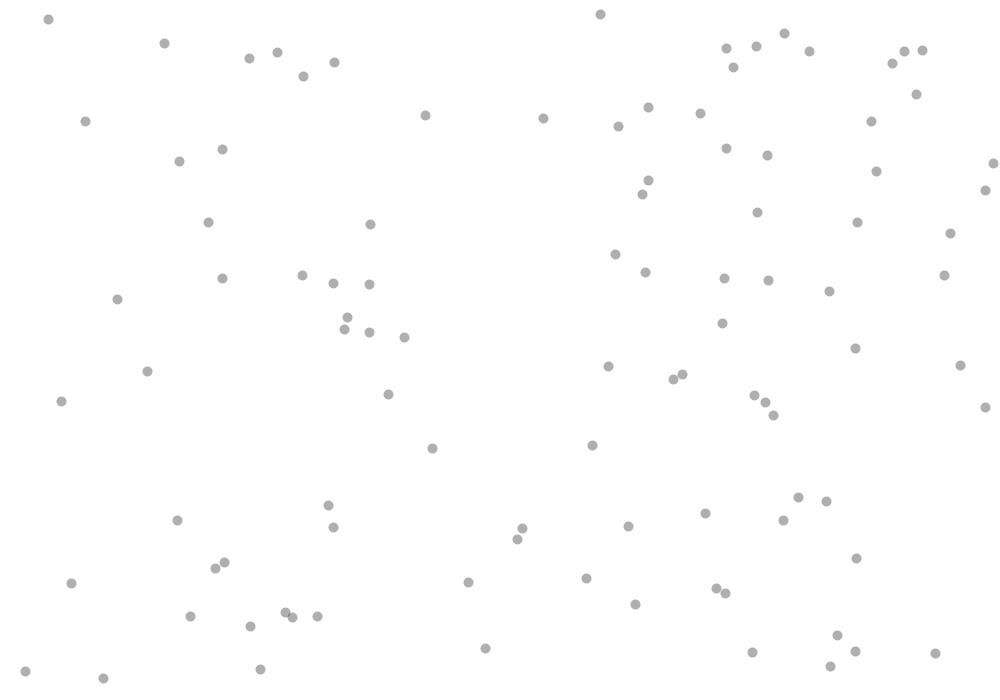
Frame 1 (no input)
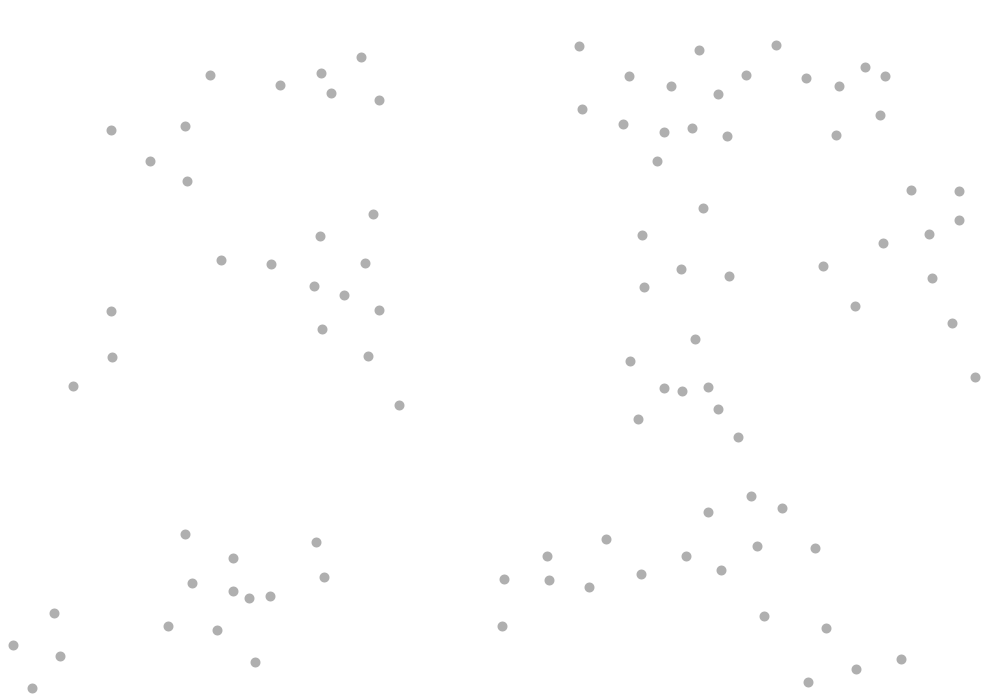
Frame 60 (the mouse pressed at the canvas centre just before this capture)
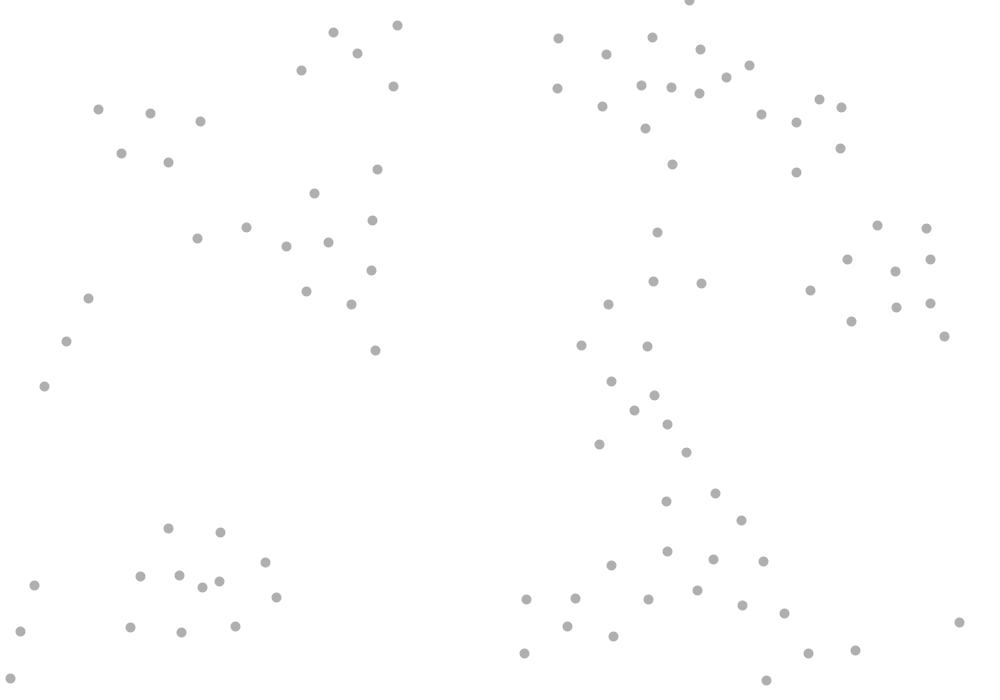
Frame 120 (the mouse held since frame 60 and released just before this capture)

The Processing sketch that drew these frames (run headless with seeded random() and noise(); from frame 60 on, the mouse is pressed at the canvas centre):

// Processing sketch: floking_behaviour_V1
// ── floking_behaviour_V1.pde
ArrayList <boid> flock = new ArrayList <boid> ();

void setup(){
    size(1000, 700);
    strokeWeight(10);
    for(int i = 0; i < 100; i++){
      flock.add(new boid());
    }
}


void draw(){
 background(255);
  //noLoop();
  for(boid m : flock){
  
    m.behave(flock);
    m.edge();
    m.move();
    m.create();
  
  }
}

// ── boid.pde
class boid {

  PVector loc;
  PVector vel;
  PVector acc;
  float sight;
  float maxvel;
  float maxfor;
  float coeffc;
  float coeffa;
  float coeffs;

  boid() {
    loc = new PVector (random(width), random(height));
    vel = new PVector (random(-2, 2), random(-2, 2));
    acc = new PVector (0, 0);
    sight = 100;
    maxvel = 1;
    maxfor = 0.1;
    coeffc = 1;
    coeffa = 1;
    coeffs = 1.5;
  }

  PVector cohese(ArrayList <boid> flock) {//regola: la direzione di ogni "boid" è la media della posizione dei compagni di stormo
    float csight = sight;
    int close = 0;
    PVector avloc = new PVector();

    for (boid c : flock) {

      if (this != c) {

        if (loc.dist(c.loc) < csight) {

          /* if (flock.size() <= 100) {
           stroke(0, 0, 255);
            strokeWeight(1);
           line(loc.x, loc.y, c.loc.x, c.loc.y);
           }*/

          avloc.add(c.loc);
          close++;
        }
      }
    }

    if (close > 0) {

      avloc.div(close); //media
      avloc.sub(loc);//direzione
      avloc.setMag(maxvel);//velocità di spostamento momentanea
      avloc.sub(vel);//velocità di spostamento finale    
      avloc.limit(maxfor);//forza di coesione limitata (altrimenti i "boids" si attaccano istantaneamente)
    }
    return avloc;
  }

  PVector allign(ArrayList <boid> flock) {//regola: la velocità di ogni "boid" è la velocità media dei compagni di stormo

    float asight = sight / 2;
    int close = 0;
    PVector avvel = new PVector();

    for (boid a : flock) {

      if (this != a) {

        if (loc.dist(a.loc) < asight) {
       /* if (flock.size() <= 100) {
           stroke(0, 255, 0);
            strokeWeight(1);
           line(loc.x, loc.y, a.loc.x, a.loc.y);
           }*/
          avvel.add(a.vel);
          close++;
        }
      }
    }

    if (close > 0) {

      avvel.div(close);
      avvel.setMag(maxvel);
      avvel.sub(vel);
      avvel.limit(maxfor);
    }
    return avvel;
  }

  PVector separate(ArrayList <boid> flock) {//regola: ogni "boid" si allontana dai compagni di stormo vicini. la forza di allonatnamento è porporzionale alla distanza dei "boid"

    float ssight = sight / 2;
    int close = 0;
    PVector closep = new PVector ();


    for (boid s : flock) {
      if (this != s) {
        float d = loc.dist(s.loc);
        if (d < ssight) {
       /* if (flock.size() <= 100) {
           stroke(255, 0, 0 1/d);
            strokeWeight(1);
           line(loc.x, loc.y, s.loc.x, s.loc.y);
           }*/
          PVector diff = PVector.sub(loc, s.loc);
          diff.div(d * d);
          closep.add(diff);
          close++;
        }
      }
    }

    if (close > 0) {

      closep.div(close);
      closep.setMag(maxvel);
      closep.sub(vel);
      closep.limit(maxfor);
    }
    return closep;
  }
  void behave(ArrayList <boid> flock) {//ogni forza imposta dalle regole viene applicata

    PVector cohesion = cohese(flock);
    PVector allignement = allign(flock);
    PVector separation = separate(flock);

    cohesion.mult(coeffc);
    allignement.mult(coeffa);
    separation.mult(coeffs);

    acc.add(cohesion);
    acc.add(allignement);
    acc.add(separation);
  }




  void edge() {//effetto pac-man

    if (loc.x < 0) {
      loc.x = width;
    } else if (loc.x > width) {
      loc.x = 0;
    }

    if (loc.y < 0) {
      loc.y = height;
    } else if (loc.y > height) {
      loc.y = 0;
    }
  }

  void move() {//classico
    loc.add(vel);
    vel.add(acc);
    vel.limit(maxvel);
    acc.mult(0);
  }

  void create() {//classico
    stroke(50, 100);
    point(loc.x, loc.y);
  }
}
